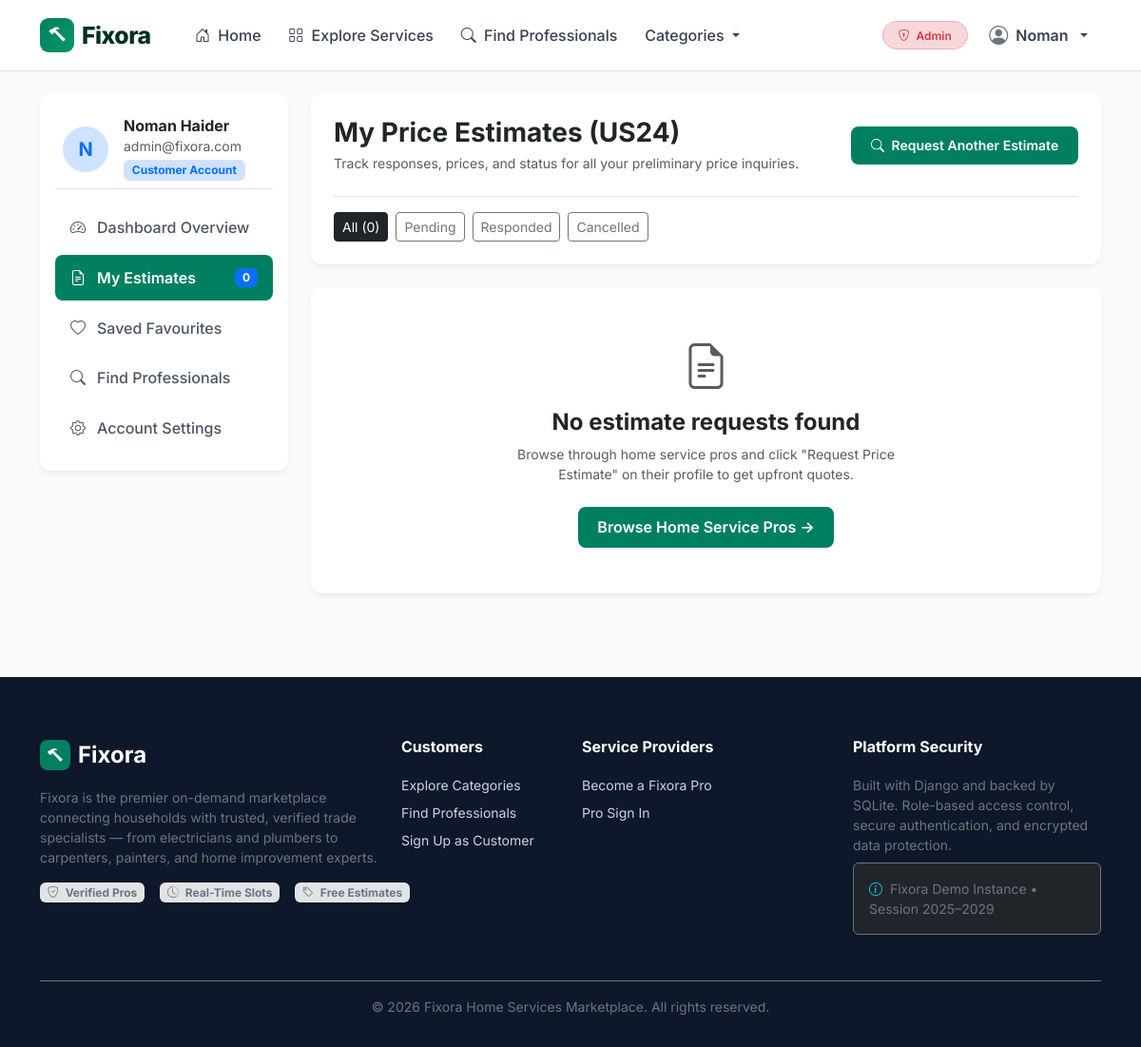
The app's page /estimates/my-requests/ (signed in) with its own data.
### accounts/models.py (models this page shows, shortened)
class User(AbstractUser):
    class Role(models.TextChoices):
        CUSTOMER = 'customer', 'Customer'
        PROVIDER = 'provider', 'Service Provider'
        ADMIN = 'admin', 'Administrator'
    email = models.EmailField(unique=True, verbose_name="Email Address")
    role = models.CharField(
        max_length=20,
        choices=Role.choices,
        default=Role.CUSTOMER,
        verbose_name="User Role"
    )
    phone_number = models.CharField(
        max_length=20,
        blank=True,
        null=True,
        verbose_name="Phone Number"
    )
    USERNAME_FIELD = 'email'
    REQUIRED_FIELDS = ['username', 'first_name', 'last_name']
    @property
    def is_customer(self):
        return self.role == self.Role.CUSTOMER
    @property
    def is_provider(self):
        return self.role == self.Role.PROVIDER
    @property
    def is_administrator(self):
        return self.role == self.Role.ADMIN or self.is_superuser or self.is_staff

### estimates/views.py (the view)
# urls.py: path('my-requests/', views.customer_estimates_list, name='customer_list'),
@login_required
def customer_estimates_list(request):
    if not request.user.is_customer and not request.user.is_administrator:
        messages.error(request, "Access restricted to customers.")
        return redirect('accounts:dashboard_redirect')
    status_filter = request.GET.get('status', '').strip()
    estimates = EstimateRequest.objects.filter(customer=request.user).select_related('provider', 'service_category', 'response').order_by('-created_at')
    if status_filter in ['pending', 'responded', 'cancelled']:
        estimates = estimates.filter(status=status_filter)
    return render(request, 'estimates/customer_list.html', {
        'estimates': estimates,
        'status_filter': status_filter,
    })

### templates/estimates/customer_list.html (shortened to what this page needs)
{% extends 'base.html' %}
{% block content %}
<div class="container py-4">
  <div class="row g-4">
    <div class="col-lg-3">
      <div class="card card-fx border-0 p-3 mb-3">
        <div class="d-flex align-items-center gap-3 p-2 mb-3 border-bottom">
          <div class="bg-primary-subtle text-primary rounded-circle d-flex align-items-center justify-content-center" style="width: 48px; height: 48px; font-weight: 700; font-size: 1.25rem;">
            {{ user.first_name|default:user.email|slice:":1"|upper }}
          </div>
          <div class="text-truncate">
            <h6 class="fw-bold mb-0 text-truncate">{{ user.get_full_name|default:user.username }}</h6>
            <small class="text-muted d-block text-truncate">{{ user.email }}</small>
            <span class="badge bg-primary-subtle text-primary border mt-1">Customer Account</span>
          </div>
        </div>
        <nav class="nav flex-column">
          <a class="sidebar-nav-item" href="{% url 'accounts:customer_dashboard' %}">
            <i class="bi bi-speedometer2"></i> Dashboard Overview
          </a>
          <a class="sidebar-nav-item active" href="{% url 'estimates:customer_list' %}">
            <i class="bi bi-file-earmark-text"></i> My Estimates
            <span class="badge bg-primary text-white ms-auto">{{ estimates.count }}</span>
          </a>
          <a class="sidebar-nav-item" href="{% url 'discovery:favourites_list' %}">
            <i class="bi bi-heart"></i> Saved Favourites
          </a>
          <a class="sidebar-nav-item" href="{% url 'discovery:search' %}">
            <i class="bi bi-search"></i> Find Professionals
          </a>
          <a class="sidebar-nav-item" href="{% url 'accounts:account_settings' %}">
            <i class="bi bi-gear"></i> Account Settings
          </a>
        </nav>
      </div>
    </div>
    <div class="col-lg-9">
      <div class="card card-fx border-0 p-4 mb-4">
        <div class="d-flex flex-wrap justify-content-between align-items-center gap-3">
          <div>
            <h3 class="fw-bold mb-1">My Price Estimates (US24)</h3>
            <p class="text-muted small mb-0">Track responses, prices, and status for all your preliminary price inquiries.</p>
          </div>
          <a href="{% url 'discovery:search' %}" class="btn btn-fixora btn-sm">
            <i class="bi bi-search me-1"></i> Request Another Estimate
          </a>
        </div>
        <div class="d-flex gap-2 mt-4 pt-3 border-top">
          <a href="{% url 'estimates:customer_list' %}" class="btn btn-sm {% if not status_filter %}btn-dark{% else %}btn-outline-secondary{% endif %}">
            All ({{ estimates.count }})
          </a>
          <a href="{% url 'estimates:customer_list' %}?status=pending" class="btn btn-sm {% if status_filter == 'pending' %}btn-warning text-dark{% else %}btn-outline-secondary{% endif %}">
            Pending
          </a>
          <a href="{% url 'estimates:customer_list' %}?status=responded" class="btn btn-sm {% if status_filter == 'responded' %}btn-success{% else %}btn-outline-secondary{% endif %}">
            Responded
          </a>
          <a href="{% url 'estimates:customer_list' %}?status=cancelled" class="btn btn-sm {% if status_filter == 'cancelled' %}btn-secondary{% else %}btn-outline-secondary{% endif %}">
            Cancelled
          </a>
        </div>
      </div>
      {% if estimates %}
        <div class="d-flex flex-column gap-3">
          {% for est in estimates %}
            <div class="card card-fx border-0 p-4">
              <div class="d-flex flex-wrap justify-content-between align-items-start gap-2 mb-3">
                <div>
                  <span class="badge bg-light text-secondary border mb-1">
                    {{ est.service_category.name|default:"General Maintenance" }}
                  </span>
                  <h5 class="fw-bold mb-0">
                    <a href="{% url 'estimates:detail' est.pk %}" class="text-dark text-decoration-none">
                      {{ est.title }}
                    </a>
                  </h5>
                  <small class="text-muted">
                    Sent to: <a href="{% url 'providers:public_profile' est.provider.pk %}" class="fw-semibold text-success text-decoration-none">{{ est.provider.display_name }}</a> &bull;
                    Date requested: {{ est.created_at|date:"M d, Y" }}
                  </small>
                </div>
                <div>
                  {% if est.status == 'pending' %}
                    <span class="badge bg-warning-subtle text-warning border border-warning-subtle py-2 px-3 rounded-pill fw-semibold">
                      <i class="bi bi-hourglass-split me-1"></i> Awaiting Provider Quote
                    </span>
                  {% elif est.status == 'responded' %}
                    <span class="badge bg-success-subtle text-success border border-success-subtle py-2 px-3 rounded-pill fw-semibold">
                      <i class="bi bi-check-circle-fill me-1"></i> Quote Received
                    </span>
                  {% else %}
                    <span class="badge bg-secondary-subtle text-secondary py-2 px-3 rounded-pill">
                      Cancelled
                    </span>
                  {% endif %}
                </div>
              </div>
              <p class="text-secondary small mb-3">
                {{ est.description }}
              </p>
              {% if est.status == 'responded' and est.response %}
                <div class="p-3 bg-success-subtle rounded-3 border border-success-subtle mb-3">
                  <div class="d-flex justify-content-between align-items-center mb-1">
                    <strong class="text-success small">Provider's Estimated Price:</strong>
                    <span class="fs-4 fw-bold text-success">PKR {{ est.response.estimated_price }}</span>
                  </div>
                  {% if est.response.explanation %}
                    <p class="small text-muted mb-0 fst-italic">"{{ est.response.explanation }}"</p>
                  {% endif %}
                  {% if est.response.valid_until %}
                    <small class="text-muted d-block mt-1">Valid until: {{ est.response.valid_until|date:"M d, Y" }}</small>
                  {% endif %}
                </div>
              {% endif %}
              <div class="d-flex justify-content-between align-items-center pt-3 border-top">
                <small class="text-muted">
                  {% if est.job_address %}<i class="bi bi-geo-alt me-1"></i>{{ est.job_address }}{% endif %}
                </small>
                <div class="d-flex gap-2">
                  {% if est.status == 'pending' %}
                    <form method="post" action="{% url 'estimates:request_cancel' est.pk %}" class="d-inline">
                      {% csrf_token %}
                      <button type="submit" class="btn btn-sm btn-outline-danger" onclick="return confirm('Cancel this estimate request?');">
                        Cancel Request
                      </button>
                    </form>
                  {% endif %}
                  <a href="{% url 'estimates:detail' est.pk %}" class="btn btn-sm btn-fixora-outline">
                    View Full Details &rarr;
                  </a>
                </div>
              </div>
            </div>
          {% endfor %}
        </div>
      {% else %}
        <div class="card card-fx border-0 text-center py-5 p-4">
          <i class="bi bi-file-earmark-text text-muted mb-2" style="font-size: 3rem;"></i>
          <h4 class="fw-bold">No estimate requests found</h4>
          <p class="text-muted small col-md-7 mx-auto mb-4">
            Browse through home service pros and click "Request Price Estimate" on their profile to get upfront quotes.
          </p>
          <div>
            <a href="{% url 'discovery:search' %}" class="btn btn-fixora">
              Browse Home Service Pros &rarr;
            </a>
          </div>
        </div>
      {% endif %}
    </div>
  </div>
</div>
{% endblock %}

### templates/base.html (shortened to what this page needs)
<!DOCTYPE html>
<html lang="en">
<head>
  <link href="https://cdn.jsdelivr.net/npm/bootstrap@5.3.3/dist/css/bootstrap.min.css" rel="stylesheet">
  <link rel="stylesheet" href="https://cdn.jsdelivr.net/npm/bootstrap-icons@1.11.3/font/bootstrap-icons.min.css">
  <link rel="stylesheet" href="/static/css/fixora.css">
</head>
<body>
  <nav class="navbar navbar-expand-lg navbar-fixora sticky-top">
    <div class="container">
      <a class="navbar-brand" href="{% url 'discovery:home' %}">
        <span class="brand-badge"><i class="bi bi-hammer"></i></span>
        <span>Fixora</span>
      </a>
      <div class="collapse navbar-collapse" id="fixoraNavbar">
        <ul class="navbar-nav me-auto mb-2 mb-lg-0 ms-lg-3">
          <li class="nav-item">
            <a class="nav-link" href="{% url 'discovery:home' %}"><i class="bi bi-house-door me-1"></i> Home</a>
          </li>
          <li class="nav-item">
            <a class="nav-link" href="{% url 'discovery:explore' %}"><i class="bi bi-grid me-1"></i> Explore Services</a>
          </li>
          <li class="nav-item">
            <a class="nav-link" href="{% url 'discovery:search' %}"><i class="bi bi-search me-1"></i> Find Professionals</a>
          </li>
          {% if nav_categories %}
          <li class="nav-item dropdown">
            <a class="nav-link dropdown-toggle" href="#" id="categoryDropdown" role="button" data-bs-toggle="dropdown">
              Categories
            </a>
          </li>
          {% endif %}
        </ul>
        <ul class="navbar-nav align-items-lg-center">
          {% if user.is_authenticated %}
            <li class="nav-item me-2 d-none d-lg-block">
              {% if user.is_administrator %}
                <span class="badge bg-danger-subtle text-danger border border-danger-subtle py-2 px-3 rounded-pill fw-semibold">
                  <i class="bi bi-shield-lock me-1"></i> Admin
                </span>
              {% elif user.is_provider %}
                <span class="badge bg-success-subtle text-success border border-success-subtle py-2 px-3 rounded-pill fw-semibold">
                  <i class="bi bi-tools me-1"></i> Service Provider
                </span>
              {% else %}
                <span class="badge bg-primary-subtle text-primary border border-primary-subtle py-2 px-3 rounded-pill fw-semibold">
                  <i class="bi bi-person me-1"></i> Customer
                </span>
              {% endif %}
            </li>
            <li class="nav-item dropdown">
              <a class="nav-link dropdown-toggle d-flex align-items-center gap-2 fw-semibold" href="#" id="userMenu" role="button" data-bs-toggle="dropdown">
                <i class="bi bi-person-circle fs-5 text-secondary"></i>
                <span>{{ user.first_name|default:user.email }}</span>
              </a>
            </li>
          {% endif %}
        </ul>
      </div>
    </div>
  </nav>
  <main>
    {% block content %}{% endblock %}
  </main>
  <footer class="footer-fixora">
    <div class="container">
      <div class="row g-4">
        <div class="col-lg-4 col-md-6">
          <div class="d-flex align-items-center gap-2 mb-3">
            <span class="brand-badge" style="background:#008060; color:white; width:32px; height:32px; border-radius:8px; display:inline-flex; align-items:center; justify-content:center;"><i class="bi bi-hammer"></i></span>
            <span class="fs-4 fw-bold text-white">Fixora</span>
          </div>
          <p class="text-secondary small">
            Fixora is the premier on-demand marketplace connecting households with trusted, verified trade specialists — from electricians and plumbers to carpenters, painters, and home improvement experts.
          </p>
          <div class="d-flex gap-3 mt-3">
            <span class="badge bg-secondary-subtle text-secondary"><i class="bi bi-shield-check me-1"></i> Verified Pros</span>
            <span class="badge bg-secondary-subtle text-secondary"><i class="bi bi-clock-history me-1"></i> Real-Time Slots</span>
            <span class="badge bg-secondary-subtle text-secondary"><i class="bi bi-tag me-1"></i> Free Estimates</span>
          </div>
        </div>
        <div class="col-lg-2 col-md-6">
          <h6>Customers</h6>
          <ul class="list-unstyled small">
            <li class="mb-2"><a href="{% url 'discovery:explore' %}">Explore Categories</a></li>
            <li class="mb-2"><a href="{% url 'discovery:search' %}">Find Professionals</a></li>
            {% if user.is_authenticated and user.is_customer %}
              <li class="mb-2"><a href="{% url 'estimates:customer_list' %}">My Estimates</a></li>
              <li class="mb-2"><a href="{% url 'discovery:favourites_list' %}">Saved Favourites</a></li>
            {% else %}
              <li class="mb-2"><a href="{% url 'accounts:register' %}?role=customer">Sign Up as Customer</a></li>
            {% endif %}
          </ul>
        </div>
        <div class="col-lg-3 col-md-6">
          <h6>Service Providers</h6>
          <ul class="list-unstyled small">
            <li class="mb-2"><a href="{% url 'accounts:register' %}?role=provider">Become a Fixora Pro</a></li>
            {% if user.is_authenticated and user.is_provider %}
              <li class="mb-2"><a href="{% url 'providers:profile_edit' %}">Manage Profile</a></li>
              <li class="mb-2"><a href="{% url 'providers:portfolio_manage' %}">Portfolio Photos</a></li>
              <li class="mb-2"><a href="{% url 'availability:weekly_schedule_manage' %}">Weekly Availability</a></li>
              <li class="mb-2"><a href="{% url 'estimates:provider_list' %}">Incoming Requests</a></li>
            {% else %}
              <li class="mb-2"><a href="{% url 'accounts:login' %}">Pro Sign In</a></li>
            {% endif %}
          </ul>
        </div>
        <div class="col-lg-3 col-md-6">
          <h6>Platform Security</h6>
          <p class="small text-secondary mb-2">
            Built with Django and backed by SQLite. Role-based access control, secure authentication, and encrypted data protection.
          </p>
          <div class="p-3 rounded bg-dark border border-secondary text-secondary small">
            <i class="bi bi-info-circle text-info me-1"></i> Fixora Demo Instance &bull; Session 2025–2029
          </div>
        </div>
      </div>
      <div class="border-top border-secondary mt-5 pt-3 text-center small text-secondary">
        &copy; 2026 Fixora Home Services Marketplace. All rights reserved.
      </div>
    </div>
  </footer>
</body>
</html>

### records on screen
User: first_name "Noman", first_name "N", get_full_name "Noman Haider", email "admin@fixora.com"

### other values on screen
{{ estimates.count }} "0"
